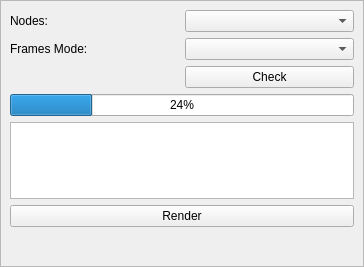
<?xml version="1.0" encoding="UTF-8"?>
<ui version="4.0">
 <class>Form</class>
 <widget class="QWidget" name="Form">
  <property name="geometry">
   <rect>
    <x>0</x>
    <y>0</y>
    <width>364</width>
    <height>267</height>
   </rect>
  </property>
  <property name="windowTitle">
   <string>Xo Sumbitter</string>
  </property>
  <layout class="QVBoxLayout" name="verticalLayout">
   <property name="leftMargin">
    <number>0</number>
   </property>
   <property name="topMargin">
    <number>0</number>
   </property>
   <property name="rightMargin">
    <number>0</number>
   </property>
   <property name="bottomMargin">
    <number>0</number>
   </property>
   <item>
    <widget class="QFrame" name="frame">
     <property name="frameShape">
      <enum>QFrame::StyledPanel</enum>
     </property>
     <property name="frameShadow">
      <enum>QFrame::Raised</enum>
     </property>
     <layout class="QVBoxLayout" name="verticalLayout_2">
      <item>
       <layout class="QVBoxLayout" name="verticalLayout_3">
        <property name="bottomMargin">
         <number>30</number>
        </property>
        <item>
         <layout class="QHBoxLayout" name="horizontalLayout">
          <property name="bottomMargin">
           <number>0</number>
          </property>
          <item>
           <widget class="QLabel" name="lbl_nodes">
            <property name="text">
             <string>Nodes:</string>
            </property>
           </widget>
          </item>
          <item>
           <widget class="QComboBox" name="cbb_nodes"/>
          </item>
         </layout>
        </item>
        <item>
         <layout class="QHBoxLayout" name="horizontalLayout_2">
          <item>
           <widget class="QLabel" name="lbl_frames">
            <property name="text">
             <string>Frames Mode:</string>
            </property>
           </widget>
          </item>
          <item>
           <widget class="QComboBox" name="cbb_framesmode"/>
          </item>
         </layout>
        </item>
        <item>
         <layout class="QHBoxLayout" name="horizontalLayout_3">
          <item>
           <widget class="QLabel" name="label">
            <property name="text">
             <string/>
            </property>
           </widget>
          </item>
          <item>
           <widget class="QPushButton" name="btn_check">
            <property name="text">
             <string>Check</string>
            </property>
           </widget>
          </item>
         </layout>
        </item>
        <item>
         <widget class="QProgressBar" name="pb_check">
          <property name="value">
           <number>24</number>
          </property>
         </widget>
        </item>
        <item>
         <layout class="QVBoxLayout" name="verticalLayout_4">
          <item>
           <widget class="QTextBrowser" name="txtb_checks"/>
          </item>
         </layout>
        </item>
        <item>
         <widget class="QPushButton" name="btn_render">
          <property name="text">
           <string>Render</string>
          </property>
         </widget>
        </item>
       </layout>
      </item>
     </layout>
    </widget>
   </item>
  </layout>
 </widget>
 <resources/>
 <connections/>
</ui>
